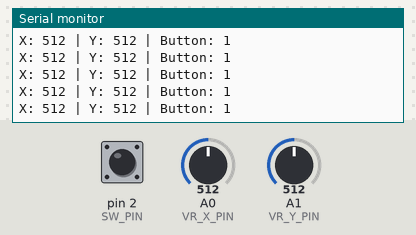
This sketch was run on a simulated Arduino Uno, built with avr-gcc and run on an emulated ATmega328P. Parts: the last lines printed to the serial monitor. The test bench sets the inputs (shaded band); at power-on: A0 (VR_X_PIN) = 512, A1 (VR_Y_PIN) = 512, pin 2 (SW_PIN) HIGH.

Above: at 1.2 s.
1.3 s: A0 (VR_X_PIN) set to 716
At 1.32 s:
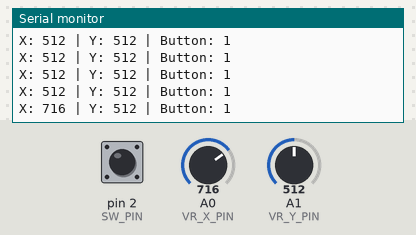
2.8 s: A1 (VR_Y_PIN) set to 716
At 2.83 s:
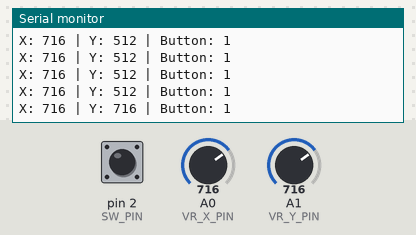
4.3 s: A0 (VR_X_PIN) set to 1023
At 4.34 s:
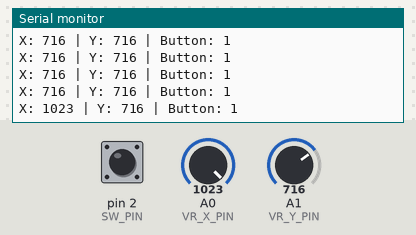
7.3 s: A0 (VR_X_PIN) set to 0
At 7.36 s:
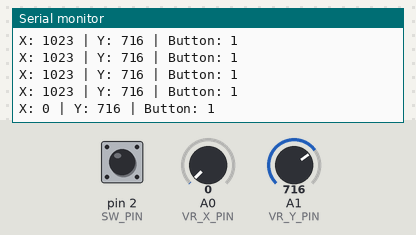
10.3 s: pin 2 (SW_PIN) pulled LOW for 0.15 s
At 10.38 s:
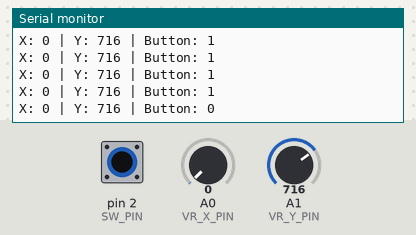
11.9 s: A1 (VR_Y_PIN) set to 900
At 11.99 s:
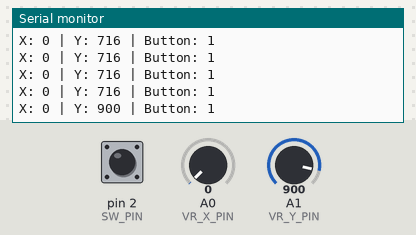
Timing chart, 0 to 14.4 s (numbered marks = the images above; inputs shaded):
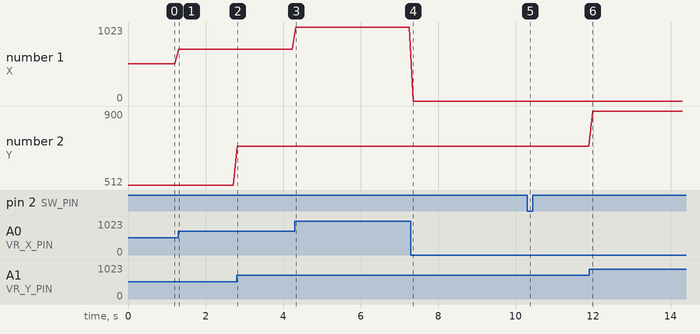

Measured:
- after the input at 1.3 s, the serial monitor: prints a new line at once (image 1)
- after the input at 2.8 s, the serial monitor: prints a new line at once (image 2)
- after the input at 4.3 s, the serial monitor: prints a new line at once (image 3)
- after the input at 7.3 s, the serial monitor: prints a new line after 0.06 s (image 4)
- after the input at 10.3 s, the serial monitor: prints a new line after 0.08 s (image 5)
- after the input at 11.9 s, the serial monitor: prints a new line after 0.09 s (image 6)
- plotted number 1: 512 → 716 after the input at 1.3 s, 716 → 1023 after the input at 4.3 s, 1023 → 0 after the input at 7.3 s
- plotted number 2: 716 → 900 after the input at 11.9 s

The sketch:

Joystick.ino
```cpp
#define VR_X_PIN A0
#define VR_Y_PIN A1
#define SW_PIN 2

int xPosition = 0;
int yPosition = 0;
int buttonState = 0;

void setup() {
  Serial.begin(9600);

  pinMode(VR_X_PIN, INPUT);
  pinMode(VR_Y_PIN, INPUT);

  //activate pull-up resistor on the push-button pin
  pinMode(SW_PIN, INPUT_PULLUP);
}

void loop() {
  xPosition = analogRead(VR_X_PIN);
  yPosition = analogRead(VR_Y_PIN);
  buttonState = digitalRead(SW_PIN);

  Serial.print("X: ");
  Serial.print(xPosition);
  Serial.print(" | Y: ");
  Serial.print(yPosition);
  Serial.print(" | Button: ");
  Serial.println(buttonState);

  delay(100);
}
```
